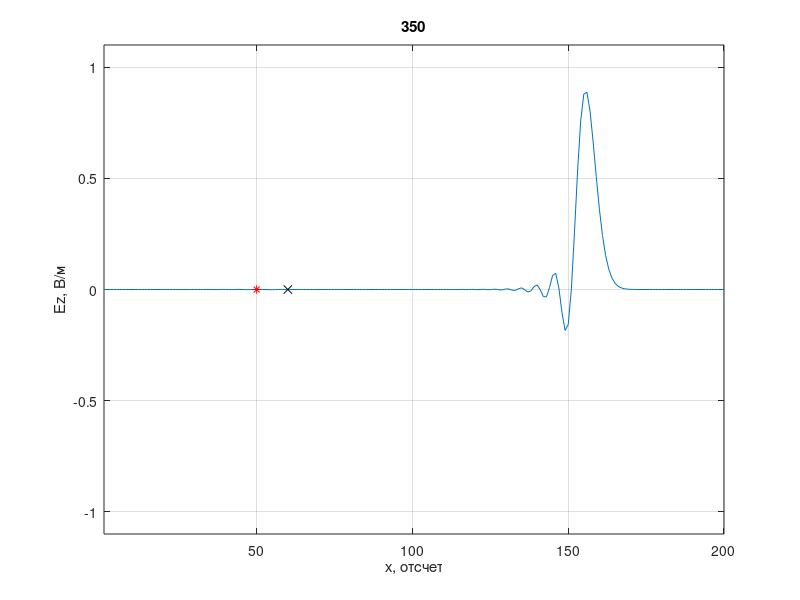

Source code (MATLAB): (Note: a time limit stopped this script after it produced the figure.)
%% Одномерный FDTD. Версия 1.3.1
% Гауссов импульс распространяется в одну сторону (TFSF boundary)
% Источник находится в диэлектрике
clear

% Волновое сопротивление свободного пространства
W0 = 120 * pi;

% Число Куранта
Sc = 1;

% Время расчета в отсчетах
maxTime = 350;

% Размер области моделирования в отсчетах
maxSize = 200;

% Положение датчика, регистрирующего поля
probePos = 60;

% Положение источника возбуждения
sourcePos = 50;

Ez = zeros (1, maxSize);
Hy = zeros (1, maxSize);

eps = ones (size (Ez));
eps(1: end) = 9.0;

mu = ones (size (Ez));

% Поле, зарегистрированное в датчике в зависимости от времени
probeTimeEz = zeros (1, maxTime);

figure

for t = 1: maxTime
    % Расчет компоненты поля H
    for m = 1: maxSize - 1
        % До этой строки Hy(n) хранит значение компоненты Hy
        % за предыдущий момент времени
        Hy(m) = Hy(m) + (Ez(m + 1) - Ez(m)) / (W0 * mu(m)) * Sc;
    end
    
    % Источник возбуждения с использованием метода 
    % Total Field / Scattered Field
    Hy(sourcePos - 1) = Hy(sourcePos - 1) - ...
      exp (-(t - 30.0) ^ 2 / 100.0) * Sc /...
      (W0 * sqrt(mu(sourcePos - 1)));
    
    % Расчет компоненты поля E
    for m = 2: maxSize
        % До этой строки Ez(n) хранит значение компоненты EzS
        % за предыдущий момент времени
        Ez(m) = Ez(m) + (Hy(m) - Hy(m - 1)) * (W0 / eps(m)) * Sc;
    end

    % Источник возбуждения с использованием метода 
    % Total Field / Scattered Field
    Ez(sourcePos) = Ez(sourcePos) + ...
      exp(-(t + 0.5 - (-0.5 * sqrt(eps(sourcePos) * mu(sourcePos)) / Sc)...
      - 30.0) ^ 2 / 100.0) * Sc / (sqrt(eps(sourcePos) * mu(sourcePos)));
    
    % Регистрация поля в точке
    probeTimeEz(t) = Ez(probePos);
    
    plot (Ez);
    xlim ([1, maxSize]);
    ylim ([-1.1, 1.1]);
    xlabel ('x, отсчет')
    ylabel ('Ez, В/м')
    title (sprintf('%d', t))
    grid on
    hold on
    plot (probePos, 0, 'xk');
    plot (sourcePos, 0, '*r');
    hold off
    pause (0.03)
end

figure
plot (probeTimeEz)
xlabel ('t, отсчет')
ylabel ('Ez, В/м')
grid on
